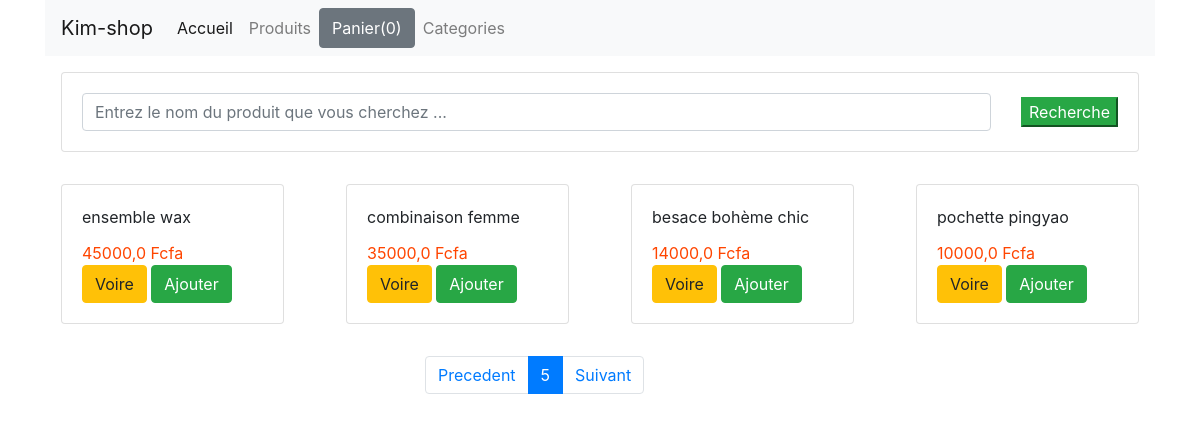
The app's page /?page=5 with its own data.
### shop/models.py (models this page shows, shortened)
class Product(models.Model):
    title = models.CharField(max_length=200)
    price = models.FloatField()
    description = models.TextField()
    category = models.ForeignKey(Category,related_name='categorie',on_delete=models.CASCADE)
    image = models.CharField(max_length=5000)
    date_added = models.DateTimeField(auto_now=True)
    class Meta:
        ordering = ['-date_added']

### shop/views.py (the view)
# urls.py: path('',index, name='home'),
def index(request):
    product_object = Product.objects.all()
    item_name = request.GET.get('item-name')
    if item_name !='' and item_name is not None:
        product_object= Product.objects.filter(title__icontains=item_name)
    Paginators=  Paginator(product_object,4)
    page= request.GET.get('page')
    product_object= Paginators.get_page(page)
    return render(request,'shop/index.html',{'product_object':product_object})

### shop/templates/shop/index.html (shortened to what this page needs)
{% extends "shop/base.html"%}
{% block content %}
    <div class="row">
        <div class="col-md-12">
            <form action="#" class="card  m-3 card-sm">
                <div class="card-body row no-guetters align-items-center">
                    <div class="col">
                        <input type="search" placeholder="Entrez le nom du produit que vous cherchez ..." name="item-name" class="form-control   form-control-borderless ">
                </div>
                <div class="col-auto">
                    <button type="submit" class="btn-success">Recherche</button>
                </div>
                </div>
            </form>
        </div>
    </div>
    <div class="row">
        {% for product in  product_object %}
        <div class="col-md-3">
            <div class="card m-3  ">
                <div class="card-body">
                    <div id="aa{{ product.id }}" class="card-title">{{product.title}}</div>
                    <div id="price{{product.id}}" style="color:orangered" class="card-text">{{product.price}} Fcfa</div>
                    <a href="{{product.id}}" class="btn btn-warning">Voire</a>
                    <button id="{{product.id}}" class="btn ted  btn-success">Ajouter</button>
                </div>
            </div>
        </div>
        {% endfor %}
    </div>
    <div class="row mt-3">
        <div class="col-md-3 offset-md-4">
            <ul class="pagination">
                {% if product_object.has_previous %}
                <li class="page-item">
                   <a class="page-link" href="?page={{ product_object.previous_page_number }}">Precedent</a>
                </li>
                {% endif %}
                <li class="page-item active">
                    <a class="page-link" href="?page={{ product_object.number }}">{{product_object.number }}</a>
                </li>
                {% if product_object.has_next %}
                <li class="page-item" >
                    <a class="page-link" href="?page={{ product_object.next_page_number }}">Suivant</a>
                </li>
                {% endif %}
            </ul>
        </div>
    </div>
{% endblock %}

### shop/static/css/main.css (style rules this page uses)
body { background-color: blue; }

### records on screen
Product: title "ensemble wax", price "45000,0"
Product: title "combinaison femme", price "35000,0"
Product: title "besace bohème chic", price "14000,0"
Product: title "pochette pingyao", price "10000,0"

### other values on screen
{{ product_object.number }} "5"
